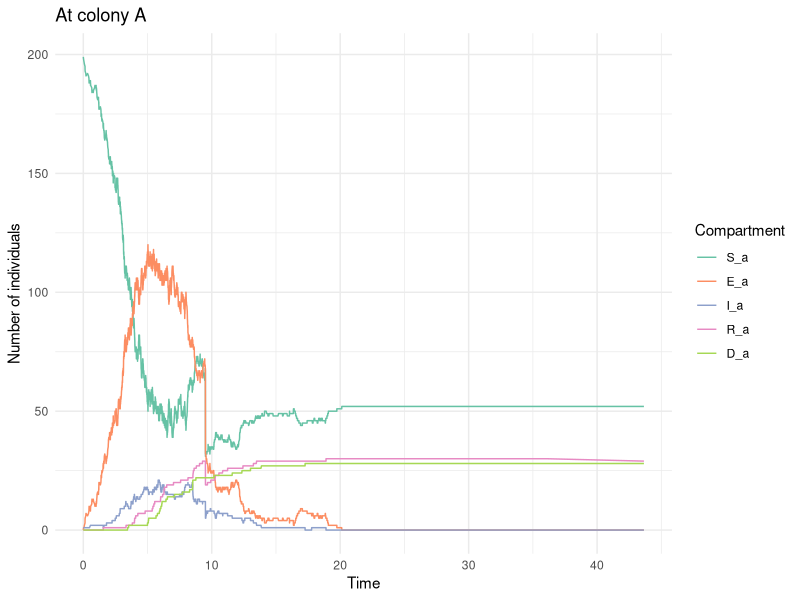
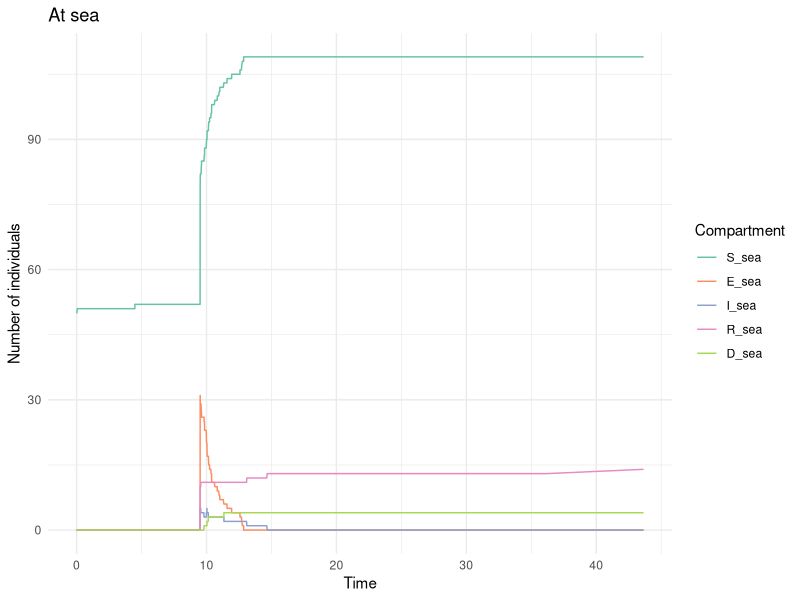
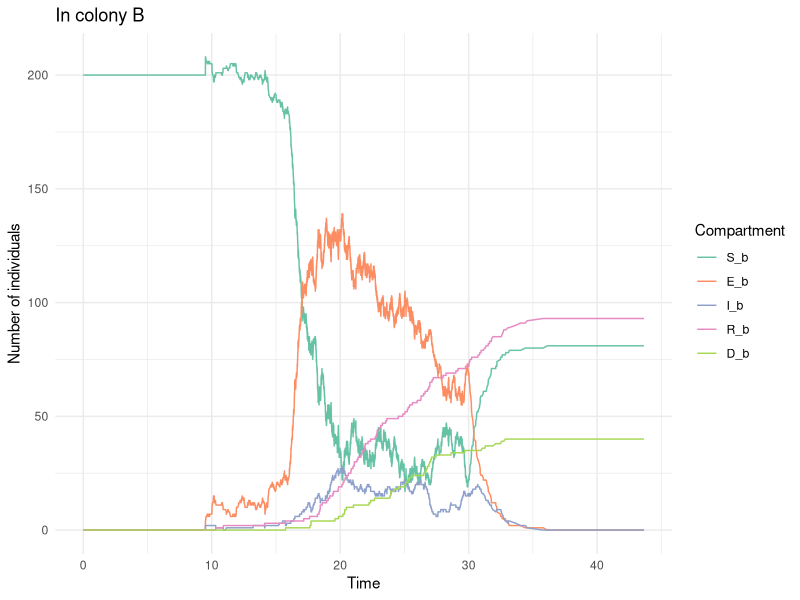

Recreate these plots in R, in order.



# -------------------------------------------------------------------------


# -------------------------------------------------------------------------



library(tidyverse)
library(ggplot2)
library(reshape2)
library(abind)
library(cowplot)

# Parameters

# Simulation time

total_time <- 50    

# Epidemiological parameters

epi_param = list( 
  # Rate of progression from exposed to infectious (inverse of incubation period)
  sigma = 1/10.2, 
  # Recovery rate (inverse of infectious period)
  gamma = 1/2.9,
  # Rate of progression from infectious to exposed
  eta =  0.9, 
  # Rate of mortality 
  mu = (1/2.9) * 0.5,
  # Transmission rate in a colony, at sea
  beta = matrix(c(0.12, 0.05, 0.15, 0,
                              0.001, 0.001, 0.001, 0.001),
                            nrow = 2, ncol = 4, byrow = T), 
  # Transition from colony A to the sea
  zeta = 0.001                
)


# Induced dispersion parameters

disp_param = list(
  
  # Proportion of dispersed adults
  prop_dispersal = 0.5,
  # Proportion of prospectors among dispersed adults
  prop_prospecting = 0.2,
  # Date of induced dispersion
  dispersal_date = 10 
  
)

# Initial state

## In colony A
N <- 200                  
initial_infected <- 1
initial_exposed <- 0
initial_recovered <- 0
initial_susceptible <- N - initial_infected - initial_exposed - initial_recovered
initial_dead <- 0

initial_state_A <- c(S = initial_susceptible,
                     E = initial_exposed,
                     I = initial_infected,
                     R = initial_recovered,
                     D = initial_dead)

## At sea
N <- 50                  
initial_infected <- 0
initial_exposed <- 0
initial_recovered <- 0
initial_susceptible <- N - initial_infected - initial_exposed - initial_recovered
initial_dead <- 0

initial_state_sea <- c(S = initial_susceptible,
                       E = initial_exposed,
                       I = initial_infected,
                       R = initial_recovered,
                       D = initial_dead)

## In colony B
N <- 200                  
initial_infected <- 0
initial_exposed <- 0
initial_recovered <- 0
initial_susceptible <- N - initial_infected - initial_exposed - initial_recovered
initial_dead <- 0

initial_state_B <- c(S = initial_susceptible,
                     E = initial_exposed,
                     I = initial_infected,
                     R = initial_recovered,
                     D = initial_dead)


initial_state = matrix(data = c(initial_state_A,
                                initial_state_sea,
                                initial_state_B), 
                       nrow = 3, ncol = 5, 
                       byrow = T)

# Gillespie SEIR model function
gillespie_seir <- function(epi_param, 
                           disp_param,
                           initial_state, 
                           total_time) {
  
  sigma = epi_param$sigma
  gamma = epi_param$gamma
  eta = epi_param$eta
  mu = epi_param$mu
  beta_colony = epi_param$beta[1,]
  beta_sea = epi_param$beta[2,]
  zeta = epi_param$zeta
  
  prop_dispersal = disp_param$prop_dispersal
  prop_prospecting = disp_param$prop_prospecting
  dispersal_date = disp_param$dispersal_date
  

  times <- c(0)
  states <- array(dim = c(3,5,1), data = initial_state)
  already_dispersed = F
  
  while (times[length(times)] < total_time) {
    
    period = findInterval(times[length(times)], c(0, 8, 16, 30)) 
    
    beta_colony_t = beta_colony[period]
    beta_sea_t = beta_sea[period]
    
    S_a <- states[1, 1, dim(states)[3]]
    E_a <- states[1, 2, dim(states)[3]]
    I_a <- states[1, 3, dim(states)[3]]
    R_a <- states[1, 4, dim(states)[3]]
    D_a <- states[1, 5, dim(states)[3]]
    
    S_sea <- states[2, 1, dim(states)[3]]
    E_sea <- states[2, 2, dim(states)[3]]
    I_sea <- states[2, 3, dim(states)[3]]
    R_sea <- states[2, 4, dim(states)[3]]
    D_sea <- states[2, 5, dim(states)[3]]
    
    S_b <- states[3, 1, dim(states)[3]]
    E_b <- states[3, 2, dim(states)[3]]
    I_b <- states[3, 3, dim(states)[3]]
    R_b <- states[3, 4, dim(states)[3]]
    D_b <- states[3, 5, dim(states)[3]]
    
  
    
    if (round(times[length(times)] ) == dispersal_date & !already_dispersed) { 
      
      
      
      N_a = S_a + E_a + I_a + R_a
      N_disp_a = round(N_a * prop_dispersal)
      
      disp_a = sample(c(rep("S_a", S_a), rep("E_a", E_a),rep("I_a", I_a),rep("R_a", R_a)),
             size = N_disp_a, 
             replace = F) %>% 
        factor(., levels = c("S_a","E_a","I_a","R_a")) %>% 
        table()

      print(c(S_a,  E_a,  I_a,  R_a))
      print(disp_a)
      
      disp_S_a = disp_a["S_a"]
      
      disp_S_a_prospecting=  rbinom(1, size = disp_S_a, prob = prop_prospecting)
      
      S_a = S_a - disp_S_a
      
      S_sea = S_sea + (disp_S_a - disp_S_a_prospecting)
      S_b = S_b + disp_S_a_prospecting
      
      disp_E_a = disp_a["E_a"]
      disp_E_a_prospecting=  rbinom(1, size = disp_E_a, prob = prop_prospecting)
      
      E_a = E_a - disp_E_a
      E_sea = E_sea + (disp_E_a - disp_E_a_prospecting)
      E_b = E_b + disp_E_a_prospecting
      
      disp_I_a = disp_a["I_a"]
      disp_I_a_prospecting=  rbinom(1, size = disp_I_a, prob = prop_prospecting)
      
      I_a = I_a - disp_I_a
      I_sea = I_sea + (disp_I_a - disp_I_a_prospecting)
      I_b = I_b + disp_I_a_prospecting
      
      disp_R_a = disp_a["R_a"]
      disp_R_a_prospecting=  rbinom(1, size = disp_R_a, prob = prop_prospecting)
      
      R_a = R_a - disp_R_a
      R_sea = R_sea + (disp_R_a - disp_R_a_prospecting)
      R_b = R_b + disp_R_a_prospecting
      
      already_dispersed = T
        
    }
    
    rates <- c(
      "S_a_to_E_a" = beta_colony_t * S_a * I_a,
      "E_a_to_S_a" = eta * E_a,
      "E_a_to_I_a" = sigma * E_a,
      "I_a_to_R_a" = gamma * I_a,
      "I_a_to_D_a" = mu * I_a,
      
      "S_sea_to_E_sea" = beta_sea_t * S_sea * I_sea,
      "E_sea_to_S_sea" = eta * E_sea,
      "E_sea_to_I_sea" = sigma * E_sea,
      "I_sea_to_R_sea" = gamma * I_sea,
      "I_sea_to_D_sea" = mu * I_sea,
      
      "S_b_to_E_b" = beta_colony_t * S_b * I_b,
      "E_b_to_S_b" = eta * E_b,
      "E_b_to_I_b" = sigma * E_b,
      "I_b_to_R_b" = gamma * I_b,
      "I_b_to_D_b" = mu * I_b,
      
      "S_a_to_S_sea" = zeta * S_a,
      "E_a_to_E_sea" = zeta * E_a,
      "I_a_to_I_sea" = zeta * I_a,
      "R_a_to_R_sea" = zeta * R_a
      
      
    )
    
    total_rate <- sum(rates)
    
    if (total_rate == 0) {
      break
    }
    
    time_step <- rexp(1, total_rate)
    times <- c(times, times[length(times)] + time_step)
    
    transition <- sample(names(rates), 1, prob = rates / total_rate)
    
    if (transition == "S_a_to_E_a") {
      S_a <- S_a - 1
      E_a <- E_a + 1
    } else if (transition == "E_a_to_S_a") {
      E_a <- E_a - 1
      S_a <- S_a + 1
    } else if (transition == "E_a_to_I_a") {
      E_a <- E_a - 1
      I_a <- I_a + 1
    } else if (transition == "I_a_to_R_a") {
      I_a <- I_a - 1
      R_a <- R_a + 1
    } else if (transition == "I_a_to_D_a") {
      I_a <- I_a - 1
      D_a <- D_a + 1
    } else if (transition == "S_sea_to_E_sea") {
      S_sea <- S_sea - 1
      E_sea <- E_sea + 1
    } else if (transition == "E_sea_to_S_sea") {
      E_sea <- E_sea - 1
      S_sea <- S_sea + 1
    } else if (transition == "E_sea_to_I_sea") {
      E_sea <- E_sea - 1
      I_sea <- I_sea + 1
    } else if (transition == "I_sea_to_R_sea") {
      I_sea <- I_sea - 1
      R_sea <- R_sea + 1
    } else if (transition == "I_sea_to_D_sea") {
      I_sea <- I_sea - 1
      D_sea <- D_sea + 1
    } else if (transition == "S_b_to_E_b") {
      S_b <- S_b - 1
      E_b <- E_b + 1
    } else if (transition == "E_b_to_S_b") {
      E_b <- E_b - 1
      S_b <- S_b + 1
    } else if (transition == "E_b_to_I_b") {
      E_b <- E_b - 1
      I_b <- I_b + 1
    } else if (transition == "I_b_to_R_b") {
      I_b <- I_b - 1
      R_b <- R_b + 1
    } else if (transition == "I_b_to_D_b") {
      I_b <- I_b - 1
      D_b <- D_b + 1
    } else if (transition == "S_a_to_S_sea") {
      S_a <- S_a - 1
      S_sea <- S_sea + 1
    } else if (transition == "E_a_to_E_sea") {
      E_a <- E_a - 1
      E_sea <- E_sea + 1
    } else if (transition == "I_a_to_I_sea") {
      I_a <- I_a - 1
      I_sea <- I_sea + 1
    } else if (transition == "R_a_to_R_sea") {
      R_a <- R_a - 1
      R_sea <- R_sea + 1
    }
    
    
    new_state = matrix(data = c(S_a, E_a, I_a, R_a, D_a,
                                S_sea, E_sea, I_sea, R_sea, D_sea,
                                S_b, E_b, I_b, R_b, D_b),
                           nrow = 3, ncol = 5, 
                           byrow = T)
    
    print(new_state)
    
    states <- abind(states, new_state)

  }
  
  output <- data.frame(
    time = times,
    S_a = states[1, 1, ],
    E_a = states[1, 2, ],
    I_a = states[1, 3, ],
    R_a = states[1, 4, ],
    D_a = states[1, 5, ],
    S_sea = states[2, 1, ],
    E_sea = states[2, 2, ],
    I_sea = states[2, 3, ],
    R_sea = states[2, 4, ],
    D_sea = states[2, 5, ],
    S_b = states[3, 1, ],
    E_b = states[3, 2, ],
    I_b = states[3, 3, ],
    R_b = states[3, 4, ],
    D_b = states[3, 5, ]
  )
  
  return(output)
}

# Run simulation

output <- gillespie_seir(epi_param, 
                         disp_param,
                         initial_state, 
                         total_time)



# Plot results
output_long <- melt(output[1:nrow(output)-1, ], id = "time")

output_a <- output_long %>% filter(variable %in% c("S_a", "E_a", "I_a", "R_a", "D_a"))
plot_a <- ggplot(output_a, aes(x = time, y = value, color = variable)) +
  geom_line() +
  labs(x = "Time", y = "Number of individuals", color = "Compartment") +
  theme_minimal() +
  ggtitle("At colony A")+
  scale_color_brewer(palette="Set2")


output_sea <- output_long %>% filter(variable %in% c("S_sea", "E_sea", "I_sea", "R_sea", "D_sea"))
plot_sea <- ggplot(output_sea, aes(x = time, y = value, color = variable)) +
  geom_line() +
  labs(x = "Time", y = "Number of individuals", color = "Compartment") +
  theme_minimal() +
  ggtitle("At sea")+
  scale_color_brewer(palette="Set2")


output_b <- output_long %>% filter(variable %in% c("S_b", "E_b", "I_b", "R_b", "D_b"))


plot_b <- ggplot(output_b, aes(x = time, y = value, color = variable)) +
  geom_line() +
  labs(x = "Time", y = "Number of individuals", color = "Compartment") +
  theme_minimal() +
  ggtitle("In colony B") +
  scale_color_brewer(palette="Set2")


# Display plots
plot_a 
plot_sea
plot_b


# 
# summary_output = function(output){
#   
#   N_a = output[1, c("S_a", "I_a")] %>% sum()
#   
#   max_infected_a = max(output[, "I_a"]) 
#   prop_max_infected_a = max_infected_a / N_a
#   dead_a = output[nrow(output), "D_a"]
#   prop_dead_a = dead_a / N_a
#   
#   max_infected_sea = max(output[, "I_sea"]) 
#   dead_sea = output[nrow(output), "D_sea"]
#   
#   prop_non_exposed_from_a = (output[nrow(output), "S_a"] + output[nrow(output), "S_sea"] - output[1, "S_sea"] ) / N_a
#   
#   return( data.frame(
#     N_a = N_a,
#     max_infected_a = max_infected_a,
#     prop_max_infected_a = prop_max_infected_a,
#     dead_a = dead_a,
#     prop_dead_a = prop_dead_a,
#     max_infected_sea = max_infected_sea,
#     dead_sea = dead_sea,
#     prop_non_exposed_from_a = prop_non_exposed_from_a
#     
#   ))
# }
# 
# 
# output_long_list = data.frame()
# response_list = data.frame()
# 
# nb_iterations = 8
# 
# for (i in 1:nb_iterations){
#   
#   output = gillespie_seir(epi_param, initial_state, total_time)
#   output_long = melt(output, id = "time")
#   
#   output_long_i <- cbind(output_long,
#                          data.frame(simulation = rep(i, times = nrow(output_long))))
#   
#   output_long_list = rbind(output_long_list, output_long_i)
#   response_list = rbind(response_list, summary_output(output))
#   
# }
# 
# 
# output_a <- output_long_list %>% filter(variable %in% c("S_a", "E_a", "I_a", "R_a", "D_a"))
# 
# p = ggplot()
# for(i in 1:nb_iterations){
#   p = p + geom_line(data = output_a %>% subset(., simulation == i )
#                     , aes(x = time, y = value, color = variable)) 
# }
# p = p +
#   labs(x = "Time", y = "Number of individuals", color = "Compartment") +
#   theme_minimal() +
#   ggtitle("Stochastic SEIR Model Simulation (Gillespie Algorithm)")
# 
# 
# p
# 
# 
# data_long <- pivot_longer(response_list, cols = -N_a, names_to = "variable", values_to = "value")
# 
# # Créer les diagrammes en violon pour chaque variable
# ggplot(data_long %>% subset(., variable %in% c("dead_a", "max_infected_a")),
#        aes(x = variable, y = value)) +
#   geom_violin() + 
#   geom_dotplot(binaxis='y', stackdir='center', dotsize=1)
# 
# 
